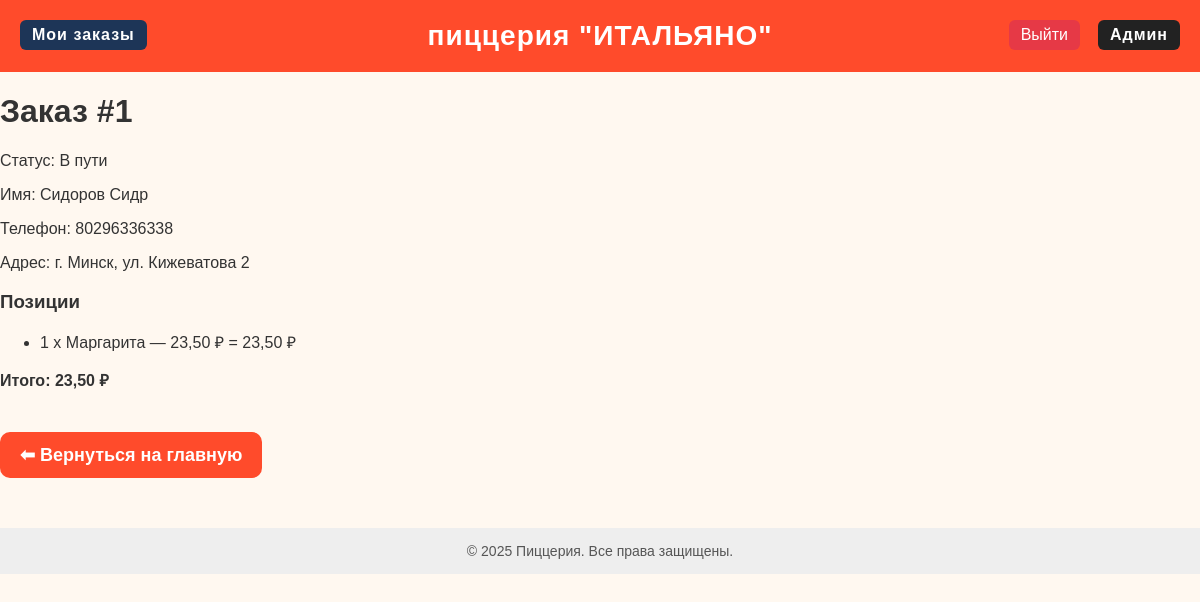
The page /order/1/ (signed in) on the database its author committed.
### pizzeria/models.py (models this page shows, shortened)
class Order(models.Model):
    STATUS_CHOICES = (
        ('processing', 'Готовится'),
        ('on_the_way', 'В пути'),
        ('delivered', 'Доставлен'),
        ('cancelled', 'Отменён'),
    )
    user = models.ForeignKey(User, on_delete=models.SET_NULL, null=True, blank=True, verbose_name='Пользователь')
    name = models.CharField(max_length=100, verbose_name='Имя')
    phone = models.CharField(max_length=20, verbose_name='Телефон')
    address = models.CharField(max_length=255, verbose_name='Адрес доставки')
    comment = models.TextField(blank=True, verbose_name='Комментарий')
    total = models.DecimalField(max_digits=9, decimal_places=2, default=0)
    status = models.CharField(max_length=20, choices=STATUS_CHOICES, default='processing')
    created_at = models.DateTimeField(auto_now_add=True)
    class Meta:
        ordering = ['-created_at']

class OrderItem(models.Model):
    order = models.ForeignKey(Order, related_name='items', on_delete=models.CASCADE)
    pizza = models.ForeignKey(Pizza, on_delete=models.PROTECT)
    price = models.DecimalField(max_digits=7, decimal_places=2)
    quantity = models.PositiveIntegerField(default=1)
    def get_cost(self):
        return self.price * self.quantity

class Pizza(models.Model):
    name = models.CharField(max_length=100, unique=True, verbose_name='Название')
    image = models.ImageField(upload_to='pizzas/', blank=True, null=True, verbose_name='Фото')
    ingredients = models.TextField(verbose_name='Состав')
    price = models.DecimalField(max_digits=7, decimal_places=2, verbose_name='Цена')
    slug = models.SlugField(unique=True, blank=True, null=True)

### pizzeria/views.py (the view)
# urls.py: path('order/<int:pk>/', views.order_detail, name='order_detail'),
def order_detail(request, pk):
    order = get_object_or_404(Order, pk=pk)
    if request.user != order.user and not request.user.is_staff:
        messages.error(request, "Доступ запрещён")
        return redirect('menu')
    return render(request, 'pizzeria/order_detail.html', {'order': order})

### pizzeria/templates/pizzeria/order_detail.html (shortened to what this page needs)
{% extends "pizzeria/base.html" %}
{% block content %}
<h1>Заказ #{{ order.id }}</h1>
<p>Статус: {{ order.get_status_display }}</p>
<p>Имя: {{ order.name }}</p>
<p>Телефон: {{ order.phone }}</p>
<p>Адрес: {{ order.address }}</p>
<h3>Позиции</h3>
<ul>
  {% for item in order.items.all %}
    <li>
        {{ item.quantity }} x {{ item.pizza.name }}
        — {{ item.price }} ₽ = {{ item.get_cost }} ₽
    </li>
  {% endfor %}
</ul>
<p><strong>Итого: {{ order.total }} ₽</strong></p>
<a href="/" style="
    display: inline-block;
    margin-top: 25px;
    padding: 12px 20px;
    background: #ff4b2b;
    color: white;
    text-decoration: none;
    border-radius: 10px;
    font-size: 18px;
    font-weight: bold;
">
    ⬅ Вернуться на главную
</a>
{% endblock %}

### pizzeria/templates/pizzeria/base.html (style rules this page uses)
body { margin: 0; padding: 0; font-family: "Arial", sans-serif; background: #fff8f0; color: #333; }

### rows shown on the page
Order: id "1", status "В пути", name "Сидоров Сидр", phone "80296336338", address "г. Минск, ул. Кижеватова 2", total "23,50"
OrderItem: quantity "1", pizza.name "Маргарита", price "23,50", get_cost "23,50"
